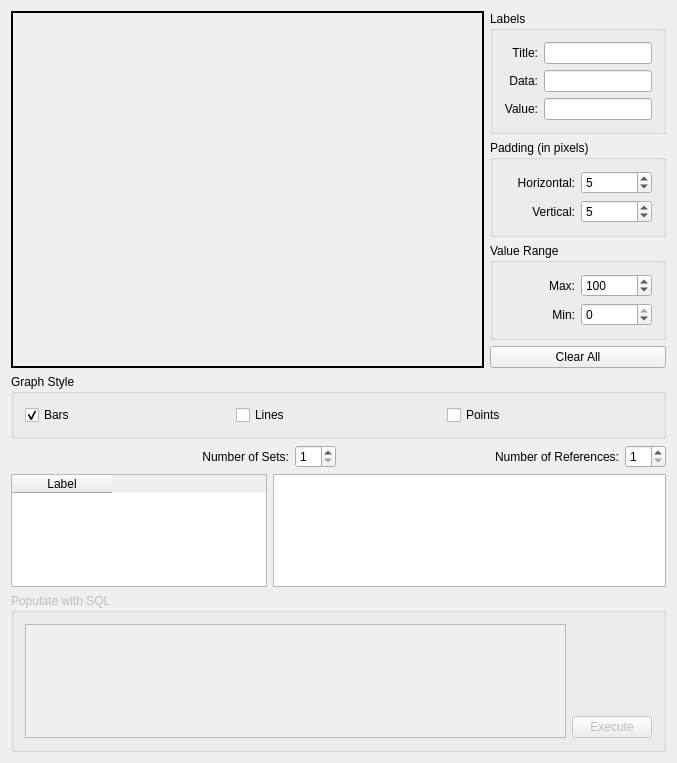
<ui version="4.0" >
 <comment> * OpenRPT report writer and rendering engine
 * Copyright (C) 2001-2008 by OpenMFG, LLC
 *
 * This library is free software; you can redistribute it and/or
 * modify it under the terms of the GNU Lesser General Public
 * License as published by the Free Software Foundation; either
 * version 2.1 of the License, or (at your option) any later version.
 *
 * This library is distributed in the hope that it will be useful,
 * but WITHOUT ANY WARRANTY; without even the implied warranty of
 * MERCHANTABILITY or FITNESS FOR A PARTICULAR PURPOSE. See the GNU
 * Lesser General Public License for more details.
 *
 * You should have received a copy of the GNU Lesser General Public
 * License along with this library; if not, write to the Free Software
 * Foundation, Inc., 59 Temple Place, Suite 330, Boston, MA 02111-1307 USA
 * Please contact info@openmfg.com with any questions on this license.</comment>
 <class>GraphWindow</class>
 <widget class="QMainWindow" name="GraphWindow" >
  <property name="geometry" >
   <rect>
    <x>0</x>
    <y>0</y>
    <width>677</width>
    <height>763</height>
   </rect>
  </property>
  <property name="windowTitle" >
   <string>Graph Window</string>
  </property>
  <widget class="QWidget" name="widget" >
   <layout class="QVBoxLayout" >
    <property name="spacing" >
     <number>6</number>
    </property>
    <property name="margin" >
     <number>11</number>
    </property>
    <item>
     <layout class="QHBoxLayout" >
      <property name="spacing" >
       <number>6</number>
      </property>
      <property name="margin" >
       <number>0</number>
      </property>
      <item>
       <widget class="QFrame" name="_graphFrame" >
        <property name="sizePolicy" >
         <sizepolicy vsizetype="Expanding" hsizetype="Expanding" >
          <horstretch>1</horstretch>
          <verstretch>1</verstretch>
         </sizepolicy>
        </property>
        <property name="frameShape" >
         <enum>QFrame::Box</enum>
        </property>
        <property name="frameShadow" >
         <enum>QFrame::Plain</enum>
        </property>
        <property name="lineWidth" >
         <number>2</number>
        </property>
        <layout class="QHBoxLayout" >
         <property name="spacing" >
          <number>6</number>
         </property>
         <property name="margin" >
          <number>2</number>
         </property>
         <item>
          <widget class="Graph" native="1" name="_graph" >
           <property name="sizePolicy" >
            <sizepolicy vsizetype="Minimum" hsizetype="Minimum" >
             <horstretch>0</horstretch>
             <verstretch>0</verstretch>
            </sizepolicy>
           </property>
           <property name="minimumSize" >
            <size>
             <width>0</width>
             <height>0</height>
            </size>
           </property>
          </widget>
         </item>
        </layout>
       </widget>
      </item>
      <item>
       <layout class="QVBoxLayout" >
        <property name="spacing" >
         <number>6</number>
        </property>
        <property name="margin" >
         <number>0</number>
        </property>
        <item>
         <widget class="QGroupBox" name="_gbLabel" >
          <property name="title" >
           <string>Labels</string>
          </property>
          <layout class="QGridLayout" >
           <property name="margin" >
            <number>11</number>
           </property>
           <property name="spacing" >
            <number>6</number>
           </property>
           <item row="1" column="0" >
            <widget class="QLabel" name="_dataLabel" >
             <property name="text" >
              <string>Data:</string>
             </property>
             <property name="alignment" >
              <set>Qt::AlignRight|Qt::AlignTrailing|Qt::AlignVCenter</set>
             </property>
             <property name="buddy" >
              <cstring>_dataEdit</cstring>
             </property>
            </widget>
           </item>
           <item row="0" column="0" >
            <widget class="QLabel" name="_titleLabel" >
             <property name="text" >
              <string>Title:</string>
             </property>
             <property name="alignment" >
              <set>Qt::AlignRight|Qt::AlignTrailing|Qt::AlignVCenter</set>
             </property>
             <property name="buddy" >
              <cstring>_titleEdit</cstring>
             </property>
            </widget>
           </item>
           <item row="2" column="0" >
            <widget class="QLabel" name="_valueLabel" >
             <property name="text" >
              <string>Value:</string>
             </property>
             <property name="alignment" >
              <set>Qt::AlignRight|Qt::AlignTrailing|Qt::AlignVCenter</set>
             </property>
             <property name="buddy" >
              <cstring>_valueEdit</cstring>
             </property>
            </widget>
           </item>
           <item row="0" column="1" >
            <widget class="QLineEdit" name="_titleEdit" >
             <property name="sizePolicy" >
              <sizepolicy vsizetype="Fixed" hsizetype="Minimum" >
               <horstretch>0</horstretch>
               <verstretch>0</verstretch>
              </sizepolicy>
             </property>
            </widget>
           </item>
           <item row="1" column="1" >
            <widget class="QLineEdit" name="_dataEdit" >
             <property name="sizePolicy" >
              <sizepolicy vsizetype="Fixed" hsizetype="Minimum" >
               <horstretch>0</horstretch>
               <verstretch>0</verstretch>
              </sizepolicy>
             </property>
            </widget>
           </item>
           <item row="2" column="1" >
            <widget class="QLineEdit" name="_valueEdit" >
             <property name="sizePolicy" >
              <sizepolicy vsizetype="Fixed" hsizetype="Minimum" >
               <horstretch>0</horstretch>
               <verstretch>0</verstretch>
              </sizepolicy>
             </property>
            </widget>
           </item>
          </layout>
         </widget>
        </item>
        <item>
         <widget class="QGroupBox" name="_gbPadding" >
          <property name="title" >
           <string>Padding (in pixels)</string>
          </property>
          <layout class="QGridLayout" >
           <property name="margin" >
            <number>11</number>
           </property>
           <property name="spacing" >
            <number>6</number>
           </property>
           <item row="1" column="0" >
            <widget class="QLabel" name="_vPadLabel" >
             <property name="text" >
              <string>Vertical:</string>
             </property>
             <property name="alignment" >
              <set>Qt::AlignRight|Qt::AlignTrailing|Qt::AlignVCenter</set>
             </property>
             <property name="buddy" >
              <cstring>_vPadSpinbox</cstring>
             </property>
            </widget>
           </item>
           <item row="0" column="0" >
            <widget class="QLabel" name="_hPadLabel" >
             <property name="text" >
              <string>Horizontal:</string>
             </property>
             <property name="alignment" >
              <set>Qt::AlignRight|Qt::AlignTrailing|Qt::AlignVCenter</set>
             </property>
             <property name="buddy" >
              <cstring>_hPadSpinbox</cstring>
             </property>
            </widget>
           </item>
           <item row="0" column="1" >
            <widget class="QSpinBox" name="_hPadSpinbox" >
             <property name="sizePolicy" >
              <sizepolicy vsizetype="Fixed" hsizetype="Minimum" >
               <horstretch>0</horstretch>
               <verstretch>0</verstretch>
              </sizepolicy>
             </property>
             <property name="value" >
              <number>5</number>
             </property>
            </widget>
           </item>
           <item row="1" column="1" >
            <widget class="QSpinBox" name="_vPadSpinbox" >
             <property name="sizePolicy" >
              <sizepolicy vsizetype="Fixed" hsizetype="Minimum" >
               <horstretch>0</horstretch>
               <verstretch>0</verstretch>
              </sizepolicy>
             </property>
             <property name="value" >
              <number>5</number>
             </property>
            </widget>
           </item>
          </layout>
         </widget>
        </item>
        <item>
         <widget class="QGroupBox" name="_gbValueRange" >
          <property name="title" >
           <string>Value Range</string>
          </property>
          <layout class="QGridLayout" >
           <property name="margin" >
            <number>11</number>
           </property>
           <property name="spacing" >
            <number>6</number>
           </property>
           <item row="0" column="0" >
            <widget class="QLabel" name="_maxValueLabel" >
             <property name="text" >
              <string>Max:</string>
             </property>
             <property name="alignment" >
              <set>Qt::AlignRight|Qt::AlignTrailing|Qt::AlignVCenter</set>
             </property>
             <property name="buddy" >
              <cstring>_maxValueSpinbox</cstring>
             </property>
            </widget>
           </item>
           <item row="1" column="0" >
            <widget class="QLabel" name="_minValueLabel" >
             <property name="text" >
              <string>Min:</string>
             </property>
             <property name="alignment" >
              <set>Qt::AlignRight|Qt::AlignTrailing|Qt::AlignVCenter</set>
             </property>
             <property name="buddy" >
              <cstring>_minValueSpinbox</cstring>
             </property>
            </widget>
           </item>
           <item row="1" column="1" >
            <widget class="QSpinBox" name="_minValueSpinbox" >
             <property name="sizePolicy" >
              <sizepolicy vsizetype="Fixed" hsizetype="Minimum" >
               <horstretch>0</horstretch>
               <verstretch>0</verstretch>
              </sizepolicy>
             </property>
             <property name="minimum" >
              <number>-999</number>
             </property>
             <property name="maximum" >
              <number>0</number>
             </property>
            </widget>
           </item>
           <item row="0" column="1" >
            <widget class="QSpinBox" name="_maxValueSpinbox" >
             <property name="sizePolicy" >
              <sizepolicy vsizetype="Fixed" hsizetype="Minimum" >
               <horstretch>0</horstretch>
               <verstretch>0</verstretch>
              </sizepolicy>
             </property>
             <property name="minimum" >
              <number>1</number>
             </property>
             <property name="maximum" >
              <number>999999</number>
             </property>
             <property name="value" >
              <number>100</number>
             </property>
            </widget>
           </item>
          </layout>
         </widget>
        </item>
        <item>
         <widget class="QPushButton" name="_btnClear" >
          <property name="text" >
           <string>Clear All</string>
          </property>
         </widget>
        </item>
       </layout>
      </item>
     </layout>
    </item>
    <item>
     <widget class="QGroupBox" name="_styleGroup" >
      <property name="title" >
       <string>Graph Style</string>
      </property>
      <layout class="QHBoxLayout" >
       <property name="spacing" >
        <number>6</number>
       </property>
       <property name="margin" >
        <number>11</number>
       </property>
       <item>
        <widget class="QCheckBox" name="_cbBars" >
         <property name="text" >
          <string>Bars</string>
         </property>
         <property name="checked" >
          <bool>true</bool>
         </property>
        </widget>
       </item>
       <item>
        <widget class="QCheckBox" name="_cbLines" >
         <property name="text" >
          <string>Lines</string>
         </property>
        </widget>
       </item>
       <item>
        <widget class="QCheckBox" name="_cbPoints" >
         <property name="text" >
          <string>Points</string>
         </property>
        </widget>
       </item>
      </layout>
     </widget>
    </item>
    <item>
     <layout class="QHBoxLayout" >
      <property name="spacing" >
       <number>6</number>
      </property>
      <property name="margin" >
       <number>0</number>
      </property>
      <item>
       <widget class="QLabel" name="_numSetLabel" >
        <property name="sizePolicy" >
         <sizepolicy vsizetype="Preferred" hsizetype="Expanding" >
          <horstretch>0</horstretch>
          <verstretch>0</verstretch>
         </sizepolicy>
        </property>
        <property name="text" >
         <string>Number of Sets:</string>
        </property>
        <property name="alignment" >
         <set>Qt::AlignRight|Qt::AlignTrailing|Qt::AlignVCenter</set>
        </property>
        <property name="buddy" >
         <cstring>_numSetSpinbox</cstring>
        </property>
       </widget>
      </item>
      <item>
       <widget class="QSpinBox" name="_numSetSpinbox" >
        <property name="minimum" >
         <number>1</number>
        </property>
       </widget>
      </item>
      <item>
       <widget class="QLabel" name="_numRefLabel" >
        <property name="sizePolicy" >
         <sizepolicy vsizetype="Preferred" hsizetype="Expanding" >
          <horstretch>0</horstretch>
          <verstretch>0</verstretch>
         </sizepolicy>
        </property>
        <property name="text" >
         <string>Number of References:</string>
        </property>
        <property name="alignment" >
         <set>Qt::AlignRight|Qt::AlignTrailing|Qt::AlignVCenter</set>
        </property>
        <property name="buddy" >
         <cstring>_numRefSpinbox</cstring>
        </property>
       </widget>
      </item>
      <item>
       <widget class="QSpinBox" name="_numRefSpinbox" >
        <property name="minimum" >
         <number>1</number>
        </property>
       </widget>
      </item>
     </layout>
    </item>
    <item>
     <layout class="QHBoxLayout" >
      <property name="spacing" >
       <number>6</number>
      </property>
      <property name="margin" >
       <number>0</number>
      </property>
      <item>
       <widget class="QTableWidget" name="_labelTable" >
        <property name="sizePolicy" >
         <sizepolicy vsizetype="Expanding" hsizetype="Minimum" >
          <horstretch>0</horstretch>
          <verstretch>0</verstretch>
         </sizepolicy>
        </property>
        <property name="minimumSize" >
         <size>
          <width>80</width>
          <height>0</height>
         </size>
        </property>
        <column>
         <property name="text" >
          <string>Label</string>
         </property>
        </column>
       </widget>
      </item>
      <item>
       <widget class="QTableWidget" name="_dataTable" >
        <property name="sizePolicy" >
         <sizepolicy vsizetype="Expanding" hsizetype="Expanding" >
          <horstretch>0</horstretch>
          <verstretch>0</verstretch>
         </sizepolicy>
        </property>
       </widget>
      </item>
     </layout>
    </item>
    <item>
     <widget class="QGroupBox" name="_gbSql" >
      <property name="enabled" >
       <bool>false</bool>
      </property>
      <property name="title" >
       <string>Populate with SQL</string>
      </property>
      <layout class="QHBoxLayout" >
       <property name="spacing" >
        <number>6</number>
       </property>
       <property name="margin" >
        <number>11</number>
       </property>
       <item>
        <widget class="QTextEdit" name="_editSql" />
       </item>
       <item>
        <layout class="QVBoxLayout" >
         <property name="spacing" >
          <number>6</number>
         </property>
         <property name="margin" >
          <number>0</number>
         </property>
         <item>
          <spacer>
           <property name="orientation" >
            <enum>Qt::Vertical</enum>
           </property>
           <property name="sizeType" >
            <enum>QSizePolicy::Expanding</enum>
           </property>
           <property name="sizeHint" stdset="0" >
            <size>
             <width>20</width>
             <height>20</height>
            </size>
           </property>
          </spacer>
         </item>
         <item>
          <widget class="QPushButton" name="_btnSql" >
           <property name="text" >
            <string>Execute</string>
           </property>
          </widget>
         </item>
        </layout>
       </item>
      </layout>
     </widget>
    </item>
   </layout>
  </widget>
 </widget>
 <layoutdefault spacing="6" margin="11" />
 <customwidgets>
  <customwidget>
   <class>Graph</class>
   <extends>QWidget</extends>
   <header>graph.h</header>
  </customwidget>
 </customwidgets>
 <resources/>
 <connections>
  <connection>
   <sender>_hPadSpinbox</sender>
   <signal>valueChanged(int)</signal>
   <receiver>_graph</receiver>
   <slot>setHPadding(int)</slot>
   <hints>
    <hint type="sourcelabel" >
     <x>599</x>
     <y>194</y>
    </hint>
    <hint type="destinationlabel" >
     <x>20</x>
     <y>20</y>
    </hint>
   </hints>
  </connection>
  <connection>
   <sender>_vPadSpinbox</sender>
   <signal>valueChanged(int)</signal>
   <receiver>_graph</receiver>
   <slot>setVPadding(int)</slot>
   <hints>
    <hint type="sourcelabel" >
     <x>599</x>
     <y>223</y>
    </hint>
    <hint type="destinationlabel" >
     <x>20</x>
     <y>20</y>
    </hint>
   </hints>
  </connection>
  <connection>
   <sender>_titleEdit</sender>
   <signal>textChanged(QString)</signal>
   <receiver>_graph</receiver>
   <slot>setTitle(QString)</slot>
   <hints>
    <hint type="sourcelabel" >
     <x>561</x>
     <y>62</y>
    </hint>
    <hint type="destinationlabel" >
     <x>20</x>
     <y>20</y>
    </hint>
   </hints>
  </connection>
  <connection>
   <sender>_dataEdit</sender>
   <signal>textChanged(QString)</signal>
   <receiver>_graph</receiver>
   <slot>setDataLabel(QString)</slot>
   <hints>
    <hint type="sourcelabel" >
     <x>561</x>
     <y>92</y>
    </hint>
    <hint type="destinationlabel" >
     <x>20</x>
     <y>20</y>
    </hint>
   </hints>
  </connection>
  <connection>
   <sender>_valueEdit</sender>
   <signal>textChanged(QString)</signal>
   <receiver>_graph</receiver>
   <slot>setValueLabel(QString)</slot>
   <hints>
    <hint type="sourcelabel" >
     <x>561</x>
     <y>122</y>
    </hint>
    <hint type="destinationlabel" >
     <x>20</x>
     <y>20</y>
    </hint>
   </hints>
  </connection>
  <connection>
   <sender>_maxValueSpinbox</sender>
   <signal>valueChanged(int)</signal>
   <receiver>_graph</receiver>
   <slot>setMaxValue(int)</slot>
   <hints>
    <hint type="sourcelabel" >
     <x>599</x>
     <y>294</y>
    </hint>
    <hint type="destinationlabel" >
     <x>20</x>
     <y>20</y>
    </hint>
   </hints>
  </connection>
  <connection>
   <sender>_minValueSpinbox</sender>
   <signal>valueChanged(int)</signal>
   <receiver>_graph</receiver>
   <slot>setMinValue(int)</slot>
   <hints>
    <hint type="sourcelabel" >
     <x>599</x>
     <y>323</y>
    </hint>
    <hint type="destinationlabel" >
     <x>20</x>
     <y>20</y>
    </hint>
   </hints>
  </connection>
  <connection>
   <sender>_cbBars</sender>
   <signal>toggled(bool)</signal>
   <receiver>_graph</receiver>
   <slot>setDrawBars(bool)</slot>
   <hints>
    <hint type="sourcelabel" >
     <x>44</x>
     <y>430</y>
    </hint>
    <hint type="destinationlabel" >
     <x>20</x>
     <y>20</y>
    </hint>
   </hints>
  </connection>
  <connection>
   <sender>_cbLines</sender>
   <signal>toggled(bool)</signal>
   <receiver>_graph</receiver>
   <slot>setDrawLines(bool)</slot>
   <hints>
    <hint type="sourcelabel" >
     <x>256</x>
     <y>430</y>
    </hint>
    <hint type="destinationlabel" >
     <x>20</x>
     <y>20</y>
    </hint>
   </hints>
  </connection>
  <connection>
   <sender>_cbPoints</sender>
   <signal>toggled(bool)</signal>
   <receiver>_graph</receiver>
   <slot>setDrawPoints(bool)</slot>
   <hints>
    <hint type="sourcelabel" >
     <x>467</x>
     <y>430</y>
    </hint>
    <hint type="destinationlabel" >
     <x>20</x>
     <y>20</y>
    </hint>
   </hints>
  </connection>
 </connections>
</ui>
